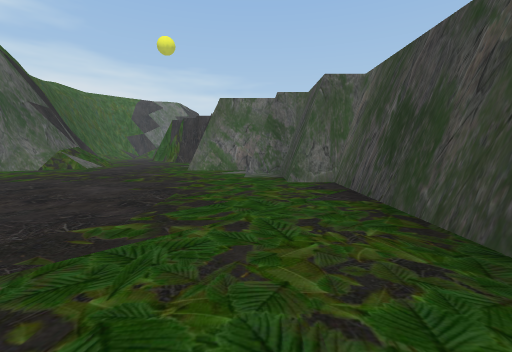
[1] (above)

17 first-person views from a walk through a scene from a Unity 3-D project. The camera is 1.4 m above the floor, tilts 6° down and sees 90° across. The floor is counted in squares, 2 m on a side. Each view is taken from the middle of a square. On the plan, view 1 faces up. The plan holds only what a view shows up to about 9 squares ahead; the rest is blank. The place goes on beyond the plan. The player character is not drawn. Some animated figures are not drawn. Some surface patterns are stand-ins.

[2]
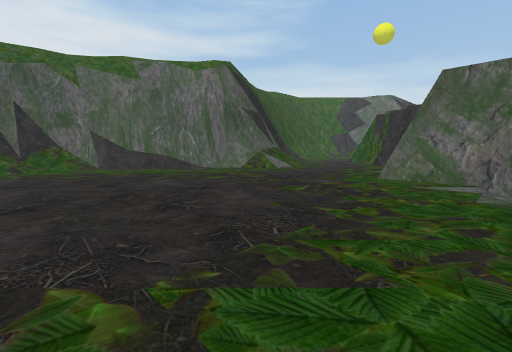

[3]
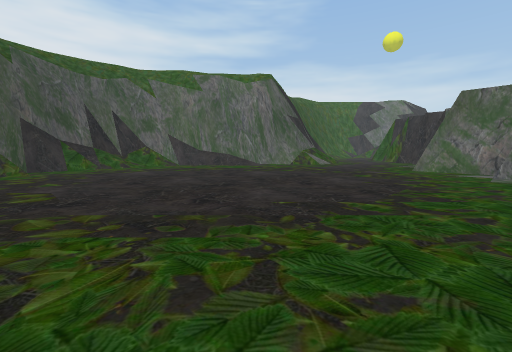

[4]
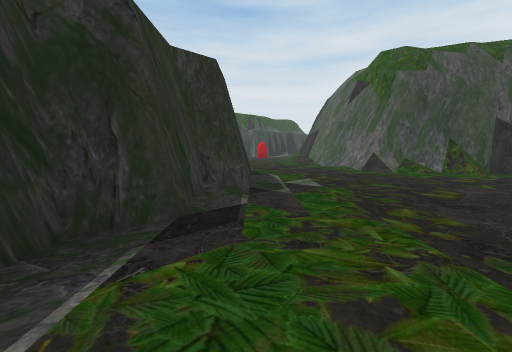

[5]
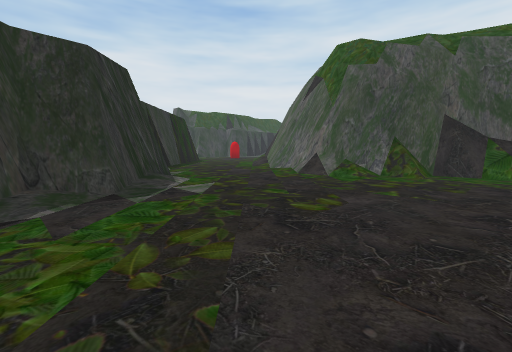

[6]
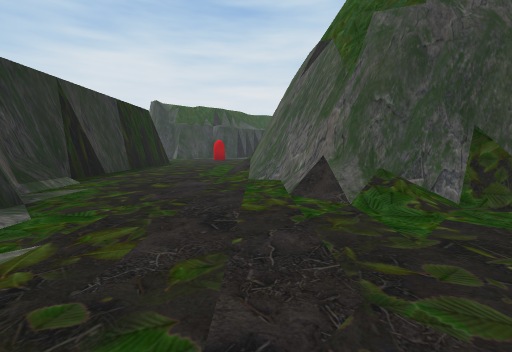

[7]
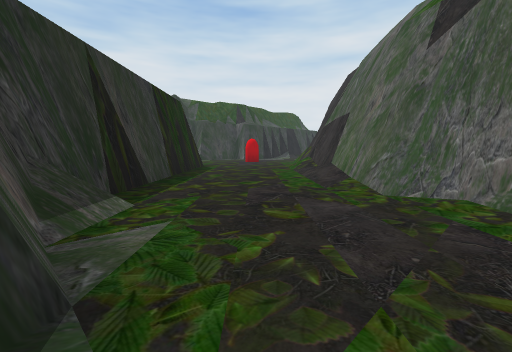

[8]
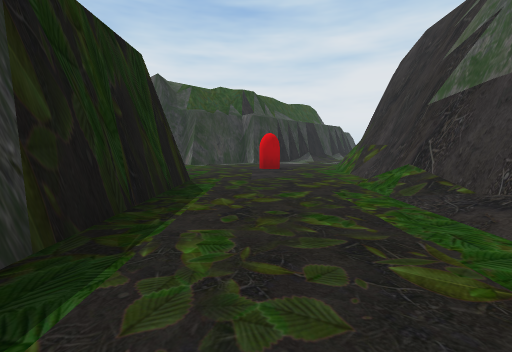

[9]
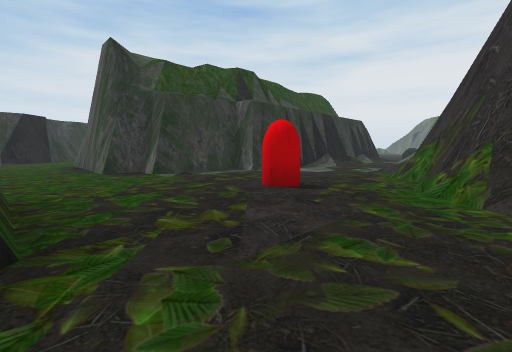

[10]
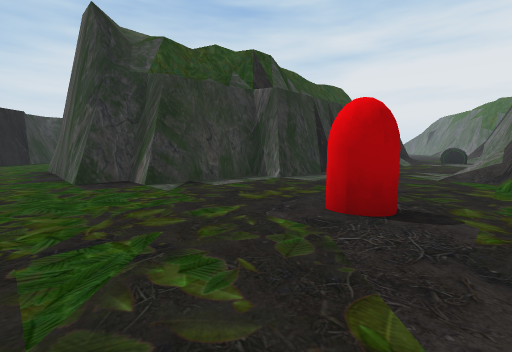

[11]
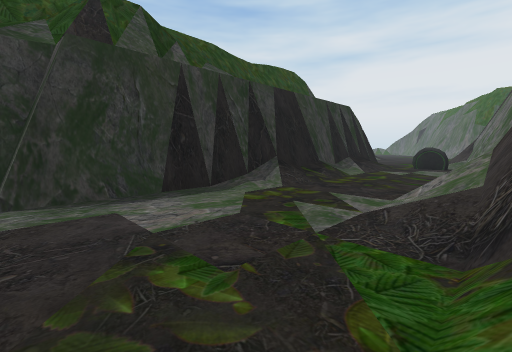

[12]
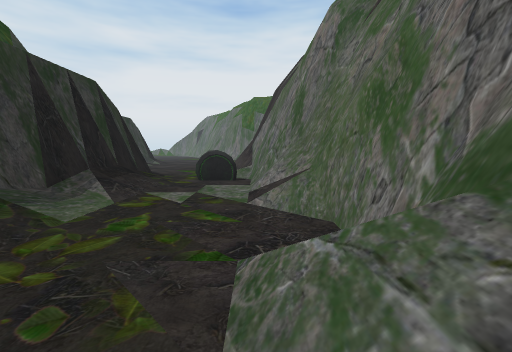

[13]
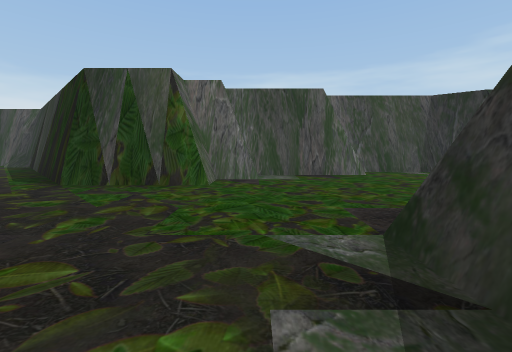

[14]
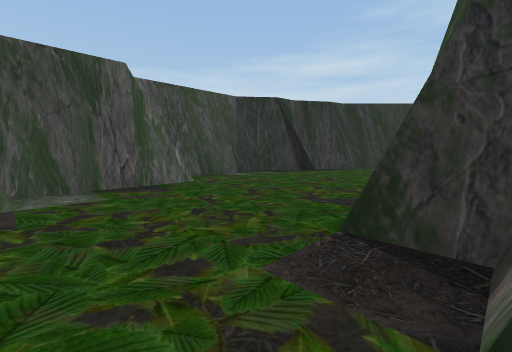

[15]
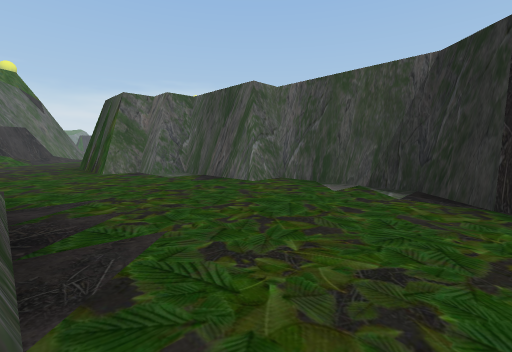

[16]
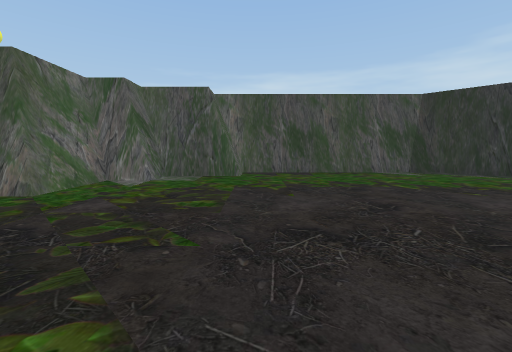

[17]
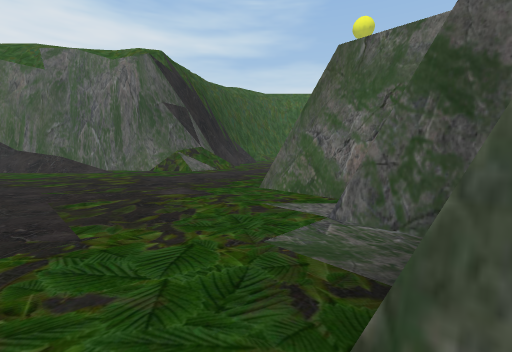

### Floor plan
Key: @ floor where view 1 was taken; # wall or solid block; . main floor; : floor 0.25 m higher than the main floor; / step, stairs or slope; = window, fence, low wall or low ledge.
Columns run from 30 left of view 1 to 2 right of it. Each row starts with its distance up from view 1.
  9                        /....##
  8                       #.......#
  7                      #/........#
  6                     //.........#
  5                     #...........#
  4                    #............#
  3                    #............#
  2                    #............#
  1                    #=...........#
  0                     #.........@.#
 -1                     #=.........##
 -2                      #........##
 -3                      #.....=###
 -4                      #....##
 -5                      #...##
 -6                     #....#
 -7                    #/... #
 -8                   #/....#
 -9                  #/....##
-10                 #/....##
-11                #.....##
-12              #=.....##
-13      ########.......#
-14 #####/..///....#...#
-15   #................#
-16 ...................:#
-17 .############.......##
-18              ###.....#
-19                 #....#
-20                  #....#
-21                  #....#
-22                  #....#
-23                  #...=#
-24                  ....#

Where each view was taken, in squares from view 1:
view 1: 0 up, 0 right, facing up
view 2: 2 up, 0 right, facing up-left
view 3: 1 down, 0 right, facing up-left
view 4: 0 up, 0 right, facing down-left
view 5: 1 up, 2 left, facing down-left
view 6: 1 down, 5 left, facing down-left
view 7: 4 down, 5 left, facing down-left
view 8: 8 down, 8 left, facing down-left
view 9: 11 down, 11 left, facing down-left
view 10: 13 down, 12 left, facing down-left
view 11: 13 down, 17 left, facing down-left
view 12: 14 down, 21 left, facing left
view 13: 17 down, 16 left, facing right
view 14: 17 down, 14 left, facing down-right
view 15: 24 down, 13 left, facing up-right
view 16: 5 up, 6 left, facing right
view 17: 5 up, 1 right, facing up-left
